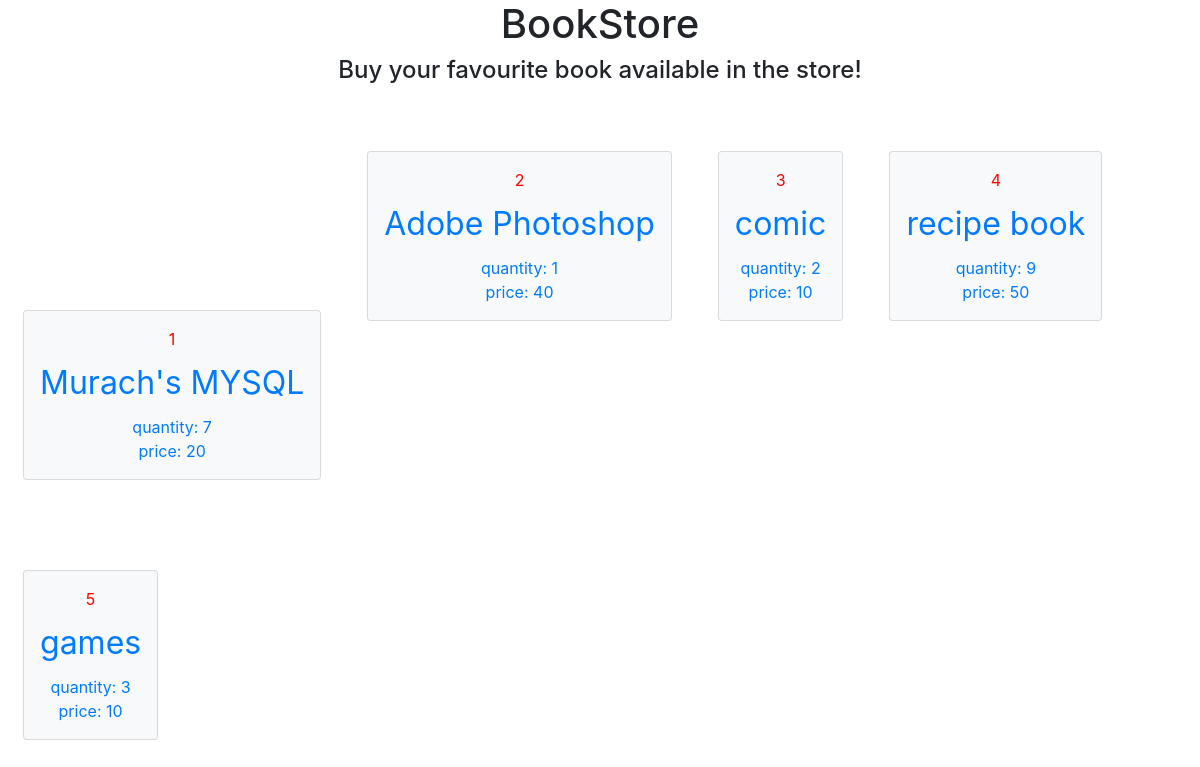
The page /store.php on the database its author committed.
### tables this page shows
CREATE TABLE `bookinventory` (
  `id` int(11) NOT NULL,
  `name` varchar(200) NOT NULL,
  `price` varchar(200) NOT NULL,
  `quantity` int(11) NOT NULL
);

### store.php (the view, shortened to what this page needs)
<!DOCTYPE html>
<html lang="en">
<head>
    <link rel="stylesheet" href="https://stackpath.bootstrapcdn.com/bootstrap/4.3.1/css/bootstrap.min.css">
</head>
<body>
<h1 class="text-center">BookStore</h1>
<h4 class="text-center">Buy your favourite book available in the store!</h4>
<?php
require("mysqli_connect.php");
$query = "SELECT * FROM bookinventory";
$result = @mysqli_query($dbc, $query);
while ($row = mysqli_fetch_array($result)){
    echo "<div id='main-content' class='card-deck text-center d-inline-flex p-2'  style='margin: 50px 0 0 0'>
    <div class='card bg-light text-dark mb-4 w-25 p-3' style='max-height: auto; width: 200px;'>
    <a href='checkout.php?bid={$row['id']}'>
    <span style='color:red'>{$row['id']}</span> <br>
    <span style='font-size:2em; line-height:2'>{$row['name']}</span> <br>
    <span>quantity: {$row['quantity']}</span> <br>
    <span>price: {$row['price']}</span> <br>
    </div>
    </div>";
}
?>
</body>
</html>

### rows shown on the page
bookinventory: id "1", name "Murach's MYSQL", quantity "7", price "20"
bookinventory: id "2", name "Adobe Photoshop", quantity "1", price "40"
bookinventory: id "3", name "comic", quantity "2", price "10"
bookinventory: id "4", name "recipe book", quantity "9", price "50"
bookinventory: id "5", name "games", quantity "3", price "10"
